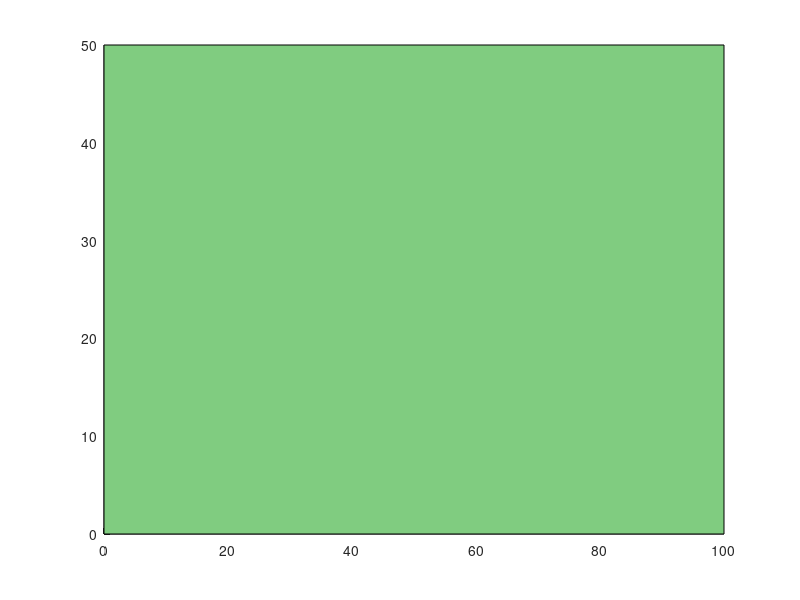

Recreate this plot in MATLAB.
env.left_wall = 0;
env.right_wall = 100;
env.top_wall = 50;
env.bottom_wall = 0;
env.width = env.right_wall-env.left_wall;
env.height = env.top_wall-env.bottom_wall;



rectangle('Position',[env.left_wall,env.bottom_wall,env.width,env.height], ...
    'EdgeColor','k','FaceColor',[0.5,0.8,0.5]);
